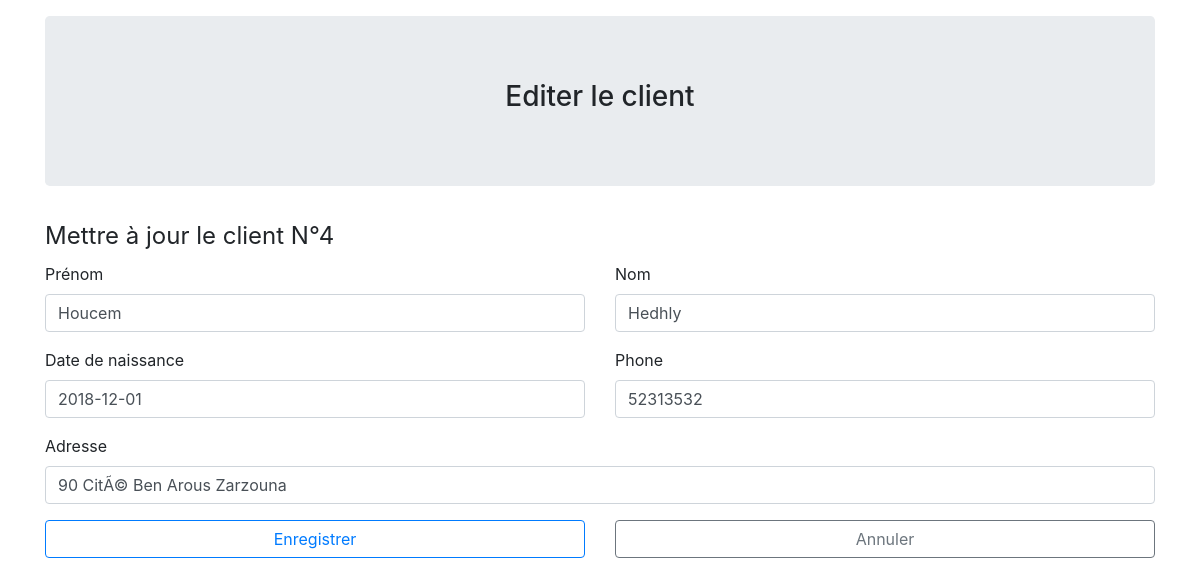
The app's page /edit.php?id=4 with its own data.
### tables this page shows
CREATE TABLE IF NOT EXISTS `clients` (
  `id` tinyint(3) UNSIGNED NOT NULL AUTO_INCREMENT,
  `nom` varchar(50) NOT NULL,
  `prenom` varchar(50) NOT NULL,
  `datenaissance` varchar(10) NOT NULL,
  `adresse` varchar(70) NOT NULL,
  `tel` int(11) NOT NULL,
  PRIMARY KEY (`id`)
);

### classes/client.class.php (called while the page is built, shortened)
<?php
    require 'dbconnect.class.php';
    class Client
    {
        private $cnx;
        public function __construct()
        {
            $db = new BasesDonnees;
            $this->cnx = $db->connectDB();
        }
        public function showOneClient($id)
        {
            try {
                $req = 'SELECT * FROM clients WHERE id= :clt_id';
                $result = $this->cnx->prepare($req);
                $result->bindParam(':clt_id', $id);
                $result->execute();
                return $result;
            } catch (PDOException $e) {
                echo $e->getMessage();
            }
        }
    }

### classes/dbconnect.class.php (called while the page is built)
<?php
    class BasesDonnees
    {
        private $dbhost = 'localhost';
        private $dbname = 'gestioncb';
        private $dbuser = 'root';
        private $dbpwd = '';
        public $conn = null;
        public function connectDB()
        {
            try {
                $this->conn = new PDO('mysql:host='.$this->dbhost.';dbname='.$this->dbname, $this->dbuser, $this->dbpwd);
            } catch (PDOException $e) {
                echo $e->getMessage();
            }
            return $this->conn;
        }
    }

### edit.php (the view, shortened to what this page needs)
<!DOCTYPE html>
<html lang="en">
<head>
    <link rel="stylesheet" href="https://maxcdn.bootstrapcdn.com/bootstrap/4.3.1/css/bootstrap.min.css">
</head>
<body>
    <?php
        include './classes/client.class.php';
        $client = new Client;
        if (!empty($_POST)) {
            $client->updateClient($_POST['id'], $_POST['firstname'], $_POST['lastname'], $_POST['dateN'], $_POST['adresse'], $_POST['phone']);
            header('Location:index.php?notif=update');
            exit();
        } else {
            $showClient = $client->showOneClient($_GET['id']);
            $data = $showClient->fetch();
        }
    ?>
    <div class="container py-3">
        <div class="jumbotron text-center">
            <h3>Editer le client</h3>
        </div>
        <fieldset>
            <legend>Mettre à jour le client N°<?= $_GET['id'] ?></legend>
            <form action="" method="post">
                <div class="row">
                    <div class="col-md-6">
                        <div class="form-group">
                            <label for="firstname">Prénom</label>
                            <input type="text" value="<?= $data['prenom'] ?>" required name="firstname" class="form-control" id="firstname">
                        </div>
                    </div>
                    <div class="col-md-6">
                        <div class="form-group">
                            <label for="lastname">Nom</label>
                            <input type="text" value="<?= $data['nom'] ?>" required name="lastname" class="form-control" id="lastname">
                        </div>
                    </div>
                </div>
                <div class="row">
                    <div class="col-md-6">
                        <div class="form-group">
                            <label for="dateN">Date de naissance</label>
                            <input type="text" value="<?= $data['datenaissance'] ?>" required name="dateN" class="form-control" id="dateN">
                        </div>
                    </div>
                    <div class="col-md-6">
                        <div class="form-group">
                            <label for="phone">Phone</label>
                            <input type="text" value="<?= $data['tel'] ?>" required name="phone" class="form-control" id="phone">
                        </div>
                    </div>
                </div>
                <div class="row">
                    <div class="col-md-12">
                        <div class="form-group">
                            <label for="adresse">Adresse</label>
                            <input type="text" value="<?= $data['adresse'] ?>" name="adresse" id="adresse" class="form-control">
                        </div>
                    </div>
                </div>
                <div class="row">
                    <div class="col-md-6">
                        <button type="submit" class="btn btn-block btn-outline-primary">Enregistrer</button>
                    </div>
                    <div class="col-md-6">
                        <button type="reset" class="btn btn-block btn-outline-secondary">Annuler</button>
                    </div>
                </div>
            </form>
        </fieldset>
    </div>
</body>
</html>

### records on screen
clients: firstname "Houcem", lastname "Hedhly", dateN "2018-12-01", phone "52313532", adresse "90 CitÃ© Ben Arous Zarzouna"

### other values on screen
$_GET['id'] "4"
